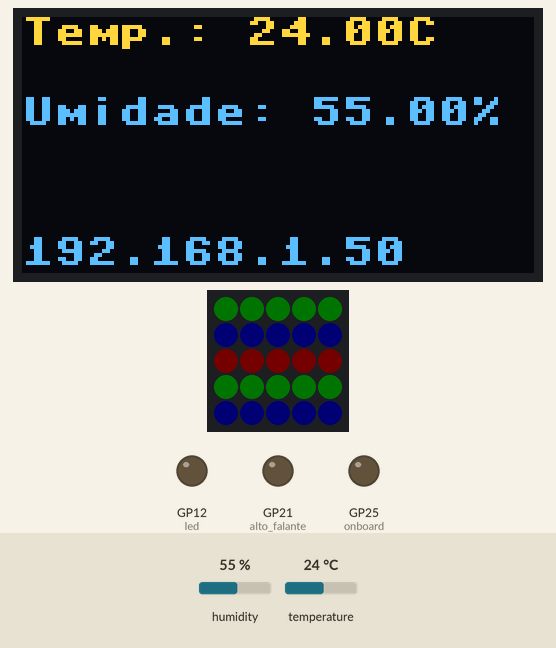
Recording of a program running on a simulated Raspberry Pi Pico running MicroPython. Shown: 128×64 one-colour display, 5×5 RGB LED matrix, output pins drawn as LEDs (lit = HIGH). Inputs (shaded band) come from the test bench; at power-on: temperature 24 °C, humidity 55 %. Dim RGB values are drawn brighter than linear; the OLED is the two-colour kind (top 16 rows yellow); WiFi joins after 1.5 s; the 25 LEDs are laid out as on the BitDogLab board (LED 0 bottom right, every second row reversed); what the program prints to the serial console is not drawn.

Above: at 2.8 s.
2.9 s: temperature set to 12 °C
At 9.1 s:
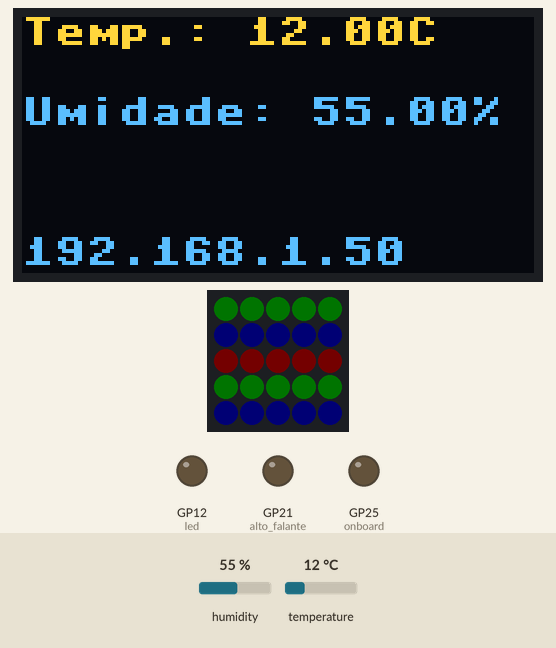
9.4 s: humidity set to 22 %
At 14.5 s:
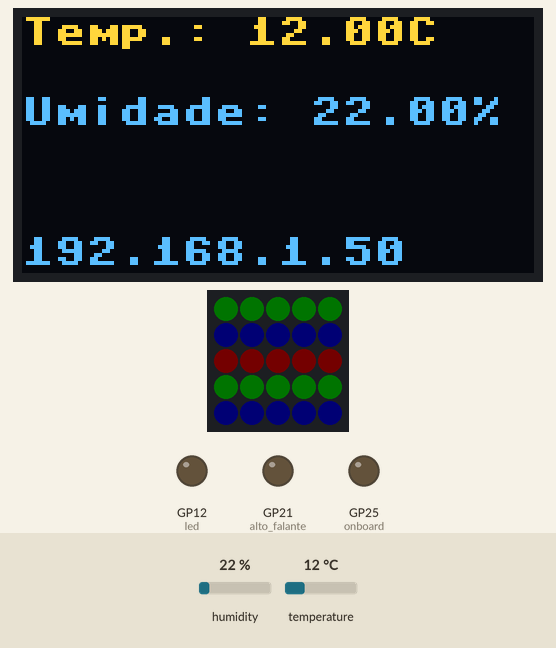
19.8 s: temperature set to 19 °C
At 29.46 s:
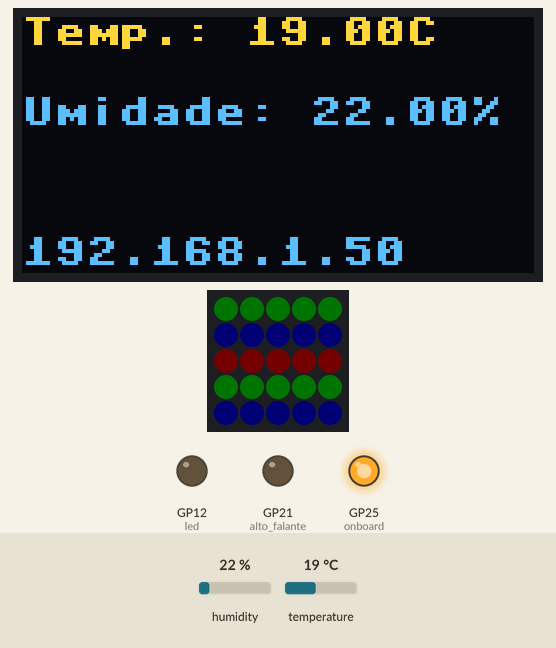
30.7 s: humidity set to 40 %
At 36.2 s:
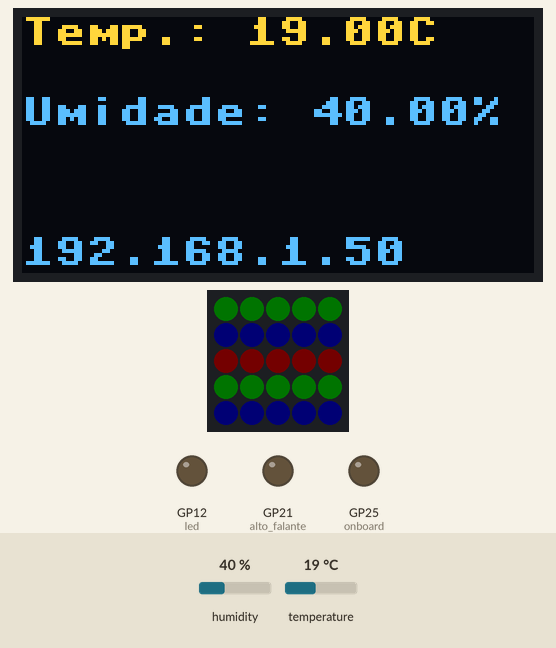
Timing chart, 0 to 37.6 s (numbered marks = the images above; inputs shaded):
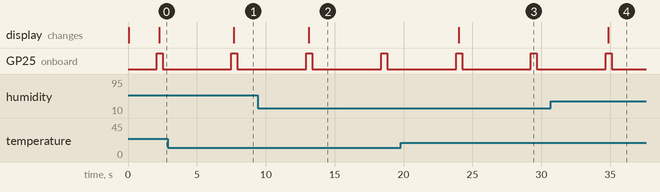

Measured:
- after the input at 2.9 s, the display: changes after 4.8 s (image 1)
- after the input at 9.4 s, the display: changes after 3.7 s (image 2)
- after the input at 19.8 s, the display: changes after 4.2 s (image 3)
- after the input at 30.7 s, the display: changes after 4.2 s (image 4)
- by itself, GP25 (onboard): alternates HIGH for 0.44 s and LOW for 5.0 s

The program:

async_server.py
```python
import network
import socket
import time
import sys
sys.path.insert(1, 'utils')
import ahtx0
import os
from ssd1306 import SSD1306_I2C
import neopixel

from machine import Pin, SoftI2C, PWM
import uasyncio as asyncio


led = Pin(12, Pin.OUT)
alto_falante = PWM(Pin(21))
onboard = Pin("LED", Pin.OUT, value=0)
# Configuração OLED
i2c_oled = SoftI2C(scl=Pin(15), sda=Pin(14))
oled = SSD1306_I2C(128, 64, i2c_oled)

# Configuração Sensor AHT10/AHT20
i2c_sensor = SoftI2C(scl=Pin(3), sda=Pin(2))
sensor = ahtx0.AHT10(i2c_sensor)
 #matrix de led

NUM_LEDS = 25

# Inicializar a matriz de NeoPixels no GPIO7
np = neopixel.NeoPixel(Pin(7), NUM_LEDS)

#
LED = {
    0: 24, 1: 23, 2: 22, 3: 21, 4: 20,
    5: 15, 6: 16, 7: 17, 8: 18, 9: 19,
    10: 14, 11: 13, 12: 12, 13: 11, 14: 10,
    15: 5, 16: 6, 17: 7, 18: 8, 19: 9,
    20: 4, 21: 3, 22: 2, 23: 1, 24: 0
}

for i in range(NUM_LEDS):
        np[LED[i]] = (0, 0, 0)  # Define o LED como branco
        np.write()

np[LED[0]] = (0, 1, 0)
np[LED[1]] = (0, 1, 0)
np[LED[2]] = (0, 1, 0)
np[LED[3]] = (0, 1, 0)
np[LED[4]] = (0, 1, 0)

np[LED[5]] = (0, 0, 1)
np[LED[6]] = (0, 0, 1)
np[LED[7]] = (0, 0, 1)
np[LED[8]] = (0, 0, 1)
np[LED[9]] = (0, 0, 1)

np[LED[10]] = (1, 0, 0)
np[LED[11]] = (1, 0, 0)
np[LED[12]] = (1, 0, 0)
np[LED[13]] = (1, 0, 0)
np[LED[14]] = (1, 0, 0)

np[LED[15]] = (0, 1, 0)
np[LED[16]] = (0, 1, 0)
np[LED[17]] = (0, 1, 0)
np[LED[18]] = (0, 1, 0)
np[LED[19]] = (0, 1, 0)

np[LED[20]] = (0, 0, 1)
np[LED[21]] = (0, 0, 1)
np[LED[22]] = (0, 0, 1)
np[LED[23]] = (0, 0, 1)
np[LED[24]] = (0, 0, 1)
np.write()

ssid = 'Pedro'
password = '12345678'

html = """<!DOCTYPE html>
<html>
    <head> <title>BitDogLab</title> </head>
    <body> <h1>BitDogLab - IoT</h1>
        <h2>%s</h2>
    </body>
</html>
"""

wlan = network.WLAN(network.STA_IF)

def connect_to_network():
    wlan.active(True)
    wlan.config(pm = 0xa11140)  # Disable power-save mode
    wlan.connect(ssid, password)

    max_wait = 10
    while max_wait > 0:
        if wlan.status() < 0 or wlan.status() >= 3:
            break
        max_wait -= 1
        print('waiting for connection...')
        time.sleep(1)

    if wlan.status() != 3:
        raise RuntimeError('network connection failed')
    else:
        print('connected')
        status = wlan.ifconfig()
        print('ip = ' + status[0])
    return status[0]

async def serve_client(reader, writer, limiar=50):
    print("Client connected")
    request_line = await reader.readline()
    print("Request:", request_line)
    # We are not interested in HTTP request headers, skip them
    while await reader.readline() != b"\r\n":
        pass

    request = str(request_line)
    led_on = request.find('/On')
    led_off = request.find('/Off')
    print( 'led on = ' + str(led_on))
    print( 'led off = ' + str(led_off))
    #print('GET Request Content = %s' % request)
    teste = '%s' % request
    temp = sensor.temperature
    humidity = sensor.relative_humidity
    alerta_disparado = "Alerta não disparado"

    if(teste.split(' ')[1].split('/')[1] != ''):
        teste = teste.split(' ')[1].split('/')[1]
        print(f"O valor do get: {teste}")
        limiar = int(teste)
        print(f"O valor do limiar: {limiar}")
        if (temp >= limiar):
            led.value(1)
            alto_falante.duty_u16(200)
            alerta_disparado = "Alerta disparado"
            for i in range(NUM_LEDS):
                np[LED[i]] = (255, 0, 0)  # Define o LED como branco
                np.write()
        else:
            led.value(0)
            alto_falante.duty_u16(0)
            for i in range(NUM_LEDS):
                np[LED[i]] = (0, 0, 0)  # Define o LED como branco
                np.write()

    stateis = f"Temperatura: {temp}"
    stateis2 = f"Umidade: {humidity}"
    list = [stateis, stateis2]
    if led_on == 6:
        print("led on")
        led.value(1)
        stateis = "LED is ON"

    if led_off == 6:
        print("led off")
        led.value(0)
        stateis = "LED is OFF"

    response = html % list
    #imgfile = open('logo1.jpg', 'rb').read()
    writer.write('HTTP/1.0 200 OK\r\nContent-type: text/html\r\n\r\n')
    writer.write(f"""
       <!DOCTYPE html>
        <html>
            <head>
                <title>BitDogLab-IoT Webserver</title>
                <meta charset="UTF-8">
                <meta name="viewport" content="width=device-width, initial-scale=1.0">
                <meta http-equiv="refresh" content="10" >
                <!-- <link href="/styles.css" rel="stylesheet"> -->
            </head>
            <body class="bg-gray-100" style="background-color:powderblue;">
        <div class="relative flex min-h-screen flex-col justify-center overflow-hidden bg-gray-50 py-6 sm:py-12">
        <div class="relative bg-white px-6 pb-8 pt-10 shadow-xl ring-1 ring-gray-900/5 sm:mx-auto sm:max-w-lg sm:rounded-lg sm:px-10">
        <div class="mx-auto max-w-md">
        """)
    #writer.write(imgfile)
    writer.write(f"""
        <div class="divide-y divide-gray-300/50">
        <div class="space-y-6 py-8 text-base leading-7 text-gray-600">
          <h1 class="text-lg font-semibold"style="text-align: center;">BitDogLab-IoT</h1>
          <h3 class="text-base font-semibold">Temperatura: {temp}</h3>
          <h3 class="text-base font-semibold">Umidade do ar: {humidity}</h3>


        """
        )
    writer.write("""
                <input type="text" placeholder="limiar da temperatura" id="myInput">
                <button type="button" onclick="getInputValue();">Alterar</button>

    <script>
        function getInputValue(){
            // Selecting the input element and get its value
            var inputVal = document.getElementById("myInput").value;
            location.replace(inputVal)
        }
    </script> """)
    writer.write(f"""
                 <p class="text-base font-semibold">Limiar da temperatura: {limiar}</p>
                 <h4 class="text-base font-semibold"style="background-color:tomato;">{alerta_disparado}</h4> """)

   # writer.write(response)

    await writer.drain()
    await writer.wait_closed()

    print("Client disconnected")

async def main():
    print('Connecting to Network...')
    ip = connect_to_network()

    print('Setting up webserver...')
    asyncio.create_task(asyncio.start_server(serve_client, "0.0.0.0", 80))
    while True:
        onboard.on()
        temp = sensor.temperature
        humidity = sensor.relative_humidity
        oled.fill(0)
        oled.text('Temp.: {:.2f}C'.format(temp), 0, 0)
        oled.text('Umidade: {:.2f}%'.format(humidity), 0, 20)
        oled.text(f'{ip}', 0, 55)
        alto_falante.freq(50)
        oled.show()
        print(f"Temp: {temp}")
        #print(f"dir : {os.listdir('.')}")


        await asyncio.sleep(0.25)
        onboard.off()
        await asyncio.sleep(5)

try:
    asyncio.run(main())
finally:
    asyncio.new_event_loop()
```
